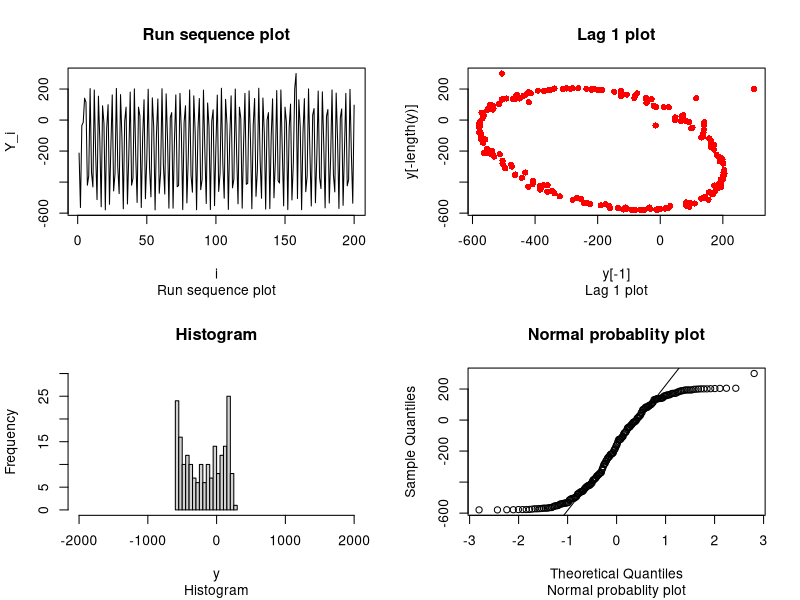

The R script that drew this image:
## ---- chunk 1
knitr::opts_chunk$set(echo = TRUE)
## ---- chunk 2
library(readr)
data<-read.table("Data.txt")
data
n<-nrow(data)
y<-unlist(data)

par(mfrow=c(2,2))

plot(1:n, y, type = "l",
     main = "Run sequence plot",
     xlab = "i",
     ylab = "Y_i",
     sub = "Run sequence plot")

plot(y[-1],y[-length(y)], type="p",
     cex=1, col="red", pch=16,main = "Lag 1 plot",sub="Lag 1 plot")

hist(y, breaks = 30,main = "Histogram",sub="Histogram",xlim=c(-2000,2000),ylim=c(0,30))

qqnorm(y, main="Normal probablity plot",sub="Normal probablity plot")
qqline(y)
